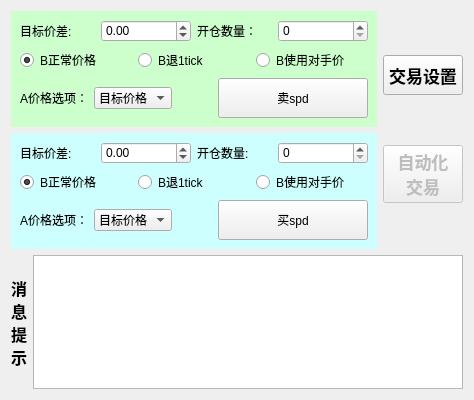
         <widget class="QWidget" name="widget_5" native="true">
          <property name="minimumSize">
           <size>
            <width>0</width>
            <height>400</height>
           </size>
          </property>
          <property name="maximumSize">
           <size>
            <width>600</width>
            <height>400</height>
           </size>
          </property>
          <property name="styleSheet">
           <string notr="true">#widget_5{
	background-color: rgb(250, 255, 255);
}</string>
          </property>
          <layout class="QVBoxLayout" name="verticalLayout_19">
           <item>
            <layout class="QHBoxLayout" name="horizontalLayout_55">
             <item>
              <layout class="QVBoxLayout" name="verticalLayout_11">
               <item>
                <widget class="QWidget" name="widget_sell" native="true">
                 <property name="enabled">
                  <bool>true</bool>
                 </property>
                 <property name="maximumSize">
                  <size>
                   <width>400</width>
                   <height>16777215</height>
                  </size>
                 </property>
                 <property name="styleSheet">
                  <string notr="true">#widget_sell{
	background-color: rgb(205, 255, 205);
}</string>
                 </property>
                 <layout class="QVBoxLayout" name="verticalLayout_8">
                  <item>
                   <layout class="QHBoxLayout" name="horizontalLayout_53">
                    <item>
                     <layout class="QHBoxLayout" name="horizontalLayout_18">
                      <item>
                       <widget class="QLabel" name="label_42">
                        <property name="text">
                         <string>目标价差:</string>
                        </property>
                       </widget>
                      </item>
                      <item>
                       <widget class="QDoubleSpinBox" name="doubleSpinBox_sell_price">
                        <property name="minimumSize">
                         <size>
                          <width>90</width>
                          <height>0</height>
                         </size>
                        </property>
                        <property name="maximumSize">
                         <size>
                          <width>90</width>
                          <height>16777215</height>
                         </size>
                        </property>
                        <property name="minimum">
                         <double>-10000000.000000000000000</double>
                        </property>
                        <property name="maximum">
                         <double>10000000.000000000000000</double>
                        </property>
                       </widget>
                      </item>
                     </layout>
                    </item>
                    <item>
                     <layout class="QHBoxLayout" name="horizontalLayout_51">
                      <item>
                       <widget class="QLabel" name="label_22">
                        <property name="text">
                         <string>开仓数量：</string>
                        </property>
                       </widget>
                      </item>
                      <item>
                       <widget class="QSpinBox" name="spinBox_sell_vol">
                        <property name="minimumSize">
                         <size>
                          <width>90</width>
                          <height>0</height>
                         </size>
                        </property>
                        <property name="maximumSize">
                         <size>
                          <width>90</width>
                          <height>16777215</height>
                         </size>
                        </property>
                       </widget>
                      </item>
                     </layout>
                    </item>
                   </layout>
                  </item>
                  <item>
                   <layout class="QHBoxLayout" name="horizontalLayout_7">
                    <item>
                     <widget class="QRadioButton" name="radioButton_normal_price_sell">
                      <property name="text">
                       <string>B正常价格</string>
                      </property>
                      <property name="checked">
                       <bool>true</bool>
                      </property>
                     </widget>
                    </item>
                    <item>
                     <widget class="QRadioButton" name="radioButton_b_back_sell">
                      <property name="text">
                       <string>B退1tick</string>
                      </property>
                     </widget>
                    </item>
                    <item>
                     <widget class="QRadioButton" name="radioButton_rival_price_sell">
                      <property name="text">
                       <string>B使用对手价</string>
                      </property>
                     </widget>
                    </item>
                   </layout>
                  </item>
                  <item>
                   <layout class="QHBoxLayout" name="horizontalLayout_56">
                    <item>
                     <widget class="QLabel" name="label_4">
                      <property name="text">
                       <string>A价格选项：</string>
                      </property>
                     </widget>
                    </item>
                    <item>
                     <widget class="QComboBox" name="comboBox_A_price_type_sell">
                      <item>
                       <property name="text">
                        <string>目标价格</string>
                       </property>
                      </item>
                      <item>
                       <property name="text">
                        <string>对手价格</string>
                       </property>
                      </item>
                     </widget>
                    </item>
                    <item>
                     <spacer name="horizontalSpacer_3">
                      <property name="orientation">
                       <enum>Qt::Horizontal</enum>
                      </property>
                      <property name="sizeHint" stdset="0">
                       <size>
                        <width>40</width>
                        <height>20</height>
                       </size>
                      </property>
                     </spacer>
                    </item>
                    <item>
                     <widget class="QPushButton" name="pushButton_sell">
                      <property name="minimumSize">
                       <size>
                        <width>150</width>
                        <height>40</height>
                       </size>
                      </property>
                      <property name="text">
                       <string>卖spd</string>
                      </property>
                     </widget>
                    </item>
                   </layout>
                  </item>
                 </layout>
                </widget>
               </item>
               <item>
                <widget class="QWidget" name="widget_buy" native="true">
                 <property name="maximumSize">
                  <size>
                   <width>400</width>
                   <height>16777215</height>
                  </size>
                 </property>
                 <property name="styleSheet">
                  <string notr="true">#widget_buy{
	background-color: rgb(205, 255, 255);
}</string>
                 </property>
                 <layout class="QVBoxLayout" name="verticalLayout_10">
                  <item>
                   <layout class="QHBoxLayout" name="horizontalLayout_54">
                    <item>
                     <layout class="QHBoxLayout" name="horizontalLayout_8">
                      <item>
                       <widget class="QLabel" name="label_41">
                        <property name="text">
                         <string>目标价差:</string>
                        </property>
                       </widget>
                      </item>
                      <item>
                       <widget class="QDoubleSpinBox" name="doubleSpinBox_buy_price">
                        <property name="minimumSize">
                         <size>
                          <width>90</width>
                          <height>0</height>
                         </size>
                        </property>
                        <property name="maximumSize">
                         <size>
                          <width>90</width>
                          <height>16777215</height>
                         </size>
                        </property>
                        <property name="minimum">
                         <double>-10000000.000000000000000</double>
                        </property>
                        <property name="maximum">
                         <double>10000000.000000000000000</double>
                        </property>
                       </widget>
                      </item>
                     </layout>
                    </item>
                    <item>
                     <layout class="QHBoxLayout" name="horizontalLayout_52">
                      <item>
                       <widget class="QLabel" name="label_6">
                        <property name="text">
                         <string>开仓数量:</string>
                        </property>
                       </widget>
                      </item>
                      <item>
                       <widget class="QSpinBox" name="spinBox_buy_vol">
                        <property name="minimumSize">
                         <size>
                          <width>90</width>
                          <height>0</height>
                         </size>
                        </property>
                        <property name="maximumSize">
                         <size>
                          <width>90</width>
                          <height>16777215</height>
                         </size>
                        </property>
                        <property name="maximum">
                         <number>1000</number>
                        </property>
                       </widget>
                      </item>
                     </layout>
                    </item>
                   </layout>
                  </item>
                  <item>
                   <layout class="QHBoxLayout" name="horizontalLayout">
                    <item>
                     <widget class="QRadioButton" name="radioButton_normal_price_buy">
                      <property name="text">
                       <string>B正常价格</string>
                      </property>
                      <property name="checked">
                       <bool>true</bool>
                      </property>
                     </widget>
                    </item>
                    <item>
                     <widget class="QRadioButton" name="radioButton_b_back_buy">
                      <property name="text">
                       <string>B退1tick</string>
                      </property>
                     </widget>
                    </item>
                    <item>
                     <widget class="QRadioButton" name="radioButton_rival_price_buy">
                      <property name="text">
                       <string>B使用对手价</string>
                      </property>
                     </widget>
                    </item>
                   </layout>
                  </item>
                  <item>
                   <layout class="QHBoxLayout" name="horizontalLayout_57">
                    <item>
                     <widget class="QLabel" name="label_7">
                      <property name="text">
                       <string>A价格选项：</string>
                      </property>
                     </widget>
                    </item>
                    <item>
                     <widget class="QComboBox" name="comboBox_A_price_type_buy">
                      <item>
                       <property name="text">
                        <string>目标价格</string>
                       </property>
                      </item>
                      <item>
                       <property name="text">
                        <string>对手价格</string>
                       </property>
                      </item>
                     </widget>
                    </item>
                    <item>
                     <spacer name="horizontalSpacer_4">
                      <property name="orientation">
                       <enum>Qt::Horizontal</enum>
                      </property>
                      <property name="sizeHint" stdset="0">
                       <size>
                        <width>40</width>
                        <height>20</height>
                       </size>
                      </property>
                     </spacer>
                    </item>
                    <item>
                     <widget class="QPushButton" name="pushButton_buy">
                      <property name="minimumSize">
                       <size>
                        <width>150</width>
                        <height>40</height>
                       </size>
                      </property>
                      <property name="text">
                       <string>买spd</string>
                      </property>
                     </widget>
                    </item>
                   </layout>
                  </item>
                 </layout>
                </widget>
               </item>
              </layout>
             </item>
             <item>
              <layout class="QVBoxLayout" name="verticalLayout_14">
               <item>
                <widget class="QPushButton" name="pushButton_setting">
                 <property name="minimumSize">
                  <size>
                   <width>0</width>
                   <height>40</height>
                  </size>
                 </property>
                 <property name="font">
                  <font>
                   <pointsize>13</pointsize>
                   <weight>75</weight>
                   <bold>true</bold>
                  </font>
                 </property>
                 <property name="styleSheet">
                  <string notr="true"/>
                 </property>
                 <property name="text">
                  <string>交易设置</string>
                 </property>
                 <property name="iconSize">
                  <size>
                   <width>20</width>
                   <height>20</height>
                  </size>
                 </property>
                </widget>
               </item>
               <item>
                <widget class="QPushButton" name="pushButton_auto">
                 <property name="enabled">
                  <bool>false</bool>
                 </property>
                 <property name="minimumSize">
                  <size>
                   <width>0</width>
                   <height>40</height>
                  </size>
                 </property>
                 <property name="font">
                  <font>
                   <pointsize>13</pointsize>
                   <weight>75</weight>
                   <bold>true</bold>
                  </font>
                 </property>
                 <property name="styleSheet">
                  <string notr="true"/>
                 </property>
                 <property name="text">
                  <string>自动化
交易</string>
                 </property>
                 <property name="iconSize">
                  <size>
                   <width>20</width>
                   <height>20</height>
                  </size>
                 </property>
                </widget>
               </item>
              </layout>
             </item>
            </layout>
           </item>
           <item>
            <layout class="QHBoxLayout" name="horizontalLayout_9">
             <item>
              <widget class="QLabel" name="label_23">
               <property name="font">
                <font>
                 <pointsize>12</pointsize>
                 <weight>75</weight>
                 <bold>true</bold>
                </font>
               </property>
               <property name="text">
                <string>消
息
提
示</string>
               </property>
              </widget>
             </item>
             <item>
              <widget class="QTextBrowser" name="textBrowser_message"/>
             </item>
            </layout>
           </item>
          </layout>
         </widget>
